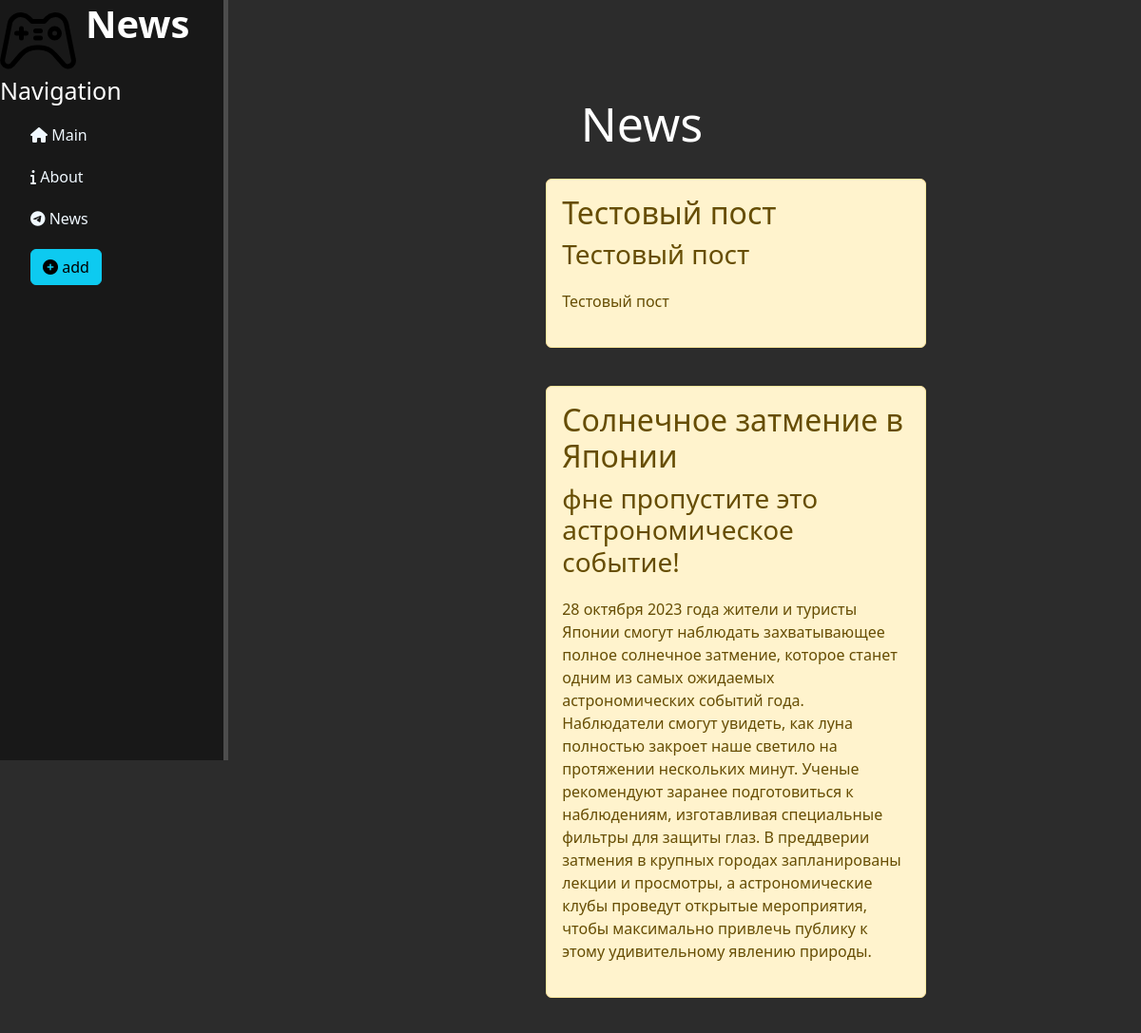
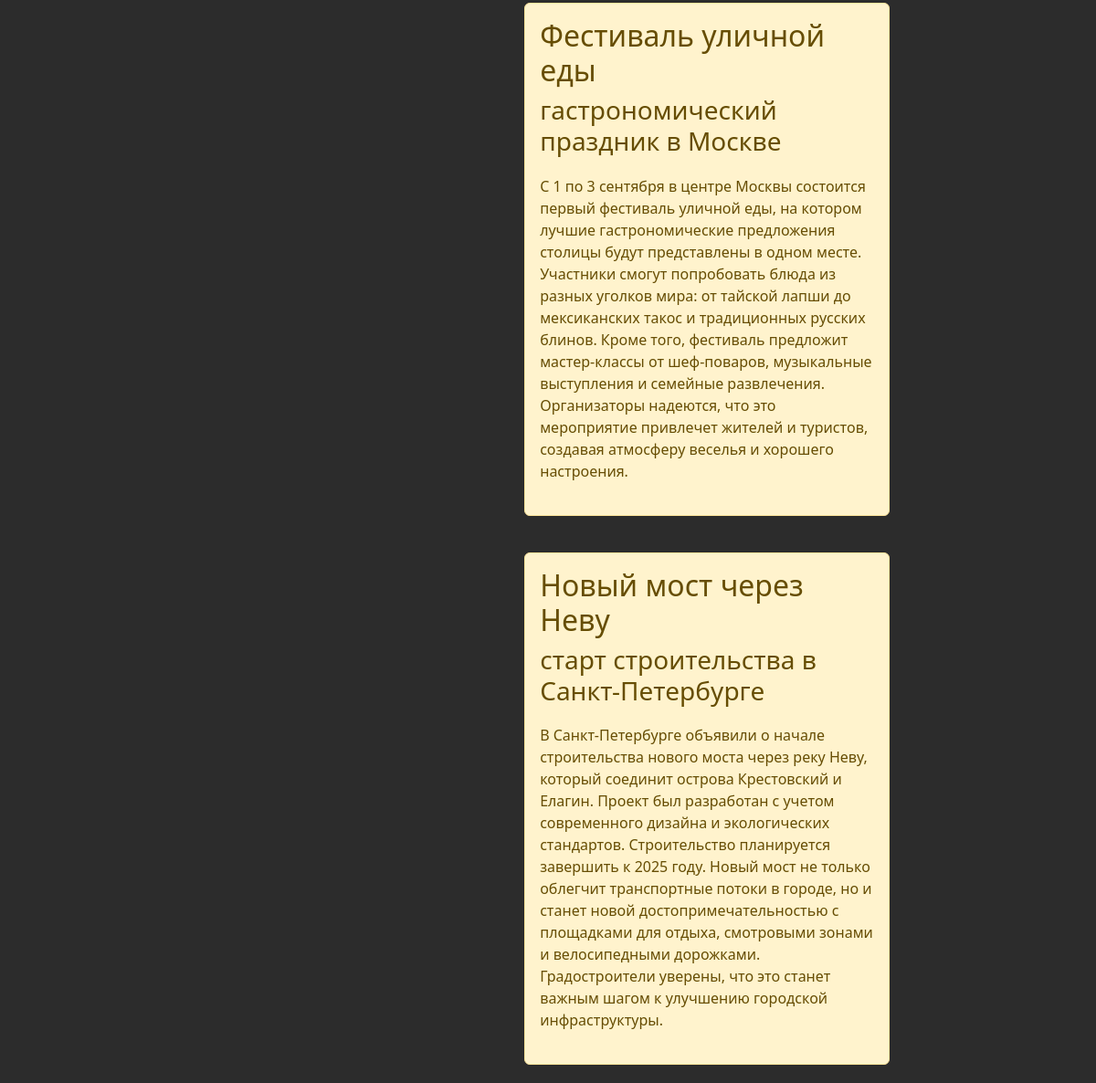
Page /news/ on the committed database (2 pictures, top to bottom).
### news/models.py (models this page shows, shortened)
class Article(models.Model):
    title = models.CharField('Name', max_length=50)
    anons = models.CharField('Anons', max_length=250)
    full_text = models.TextField('Text')
    data = models.DateTimeField('Data publication')
    class Meta:
        verbose_name = 'New'
        verbose_name_plural = 'News'

### news/views.py (the view)
# urls.py: path('', views.news_home, name='news'),
def news_home(request):
    news = Article.objects.order_by('-data')
    return render(request, 'news/news.html', {'news': news})

### news/templates/news/news.html (shortened to what this page needs)
{% extends 'main/layout.html' %}
{% block content %}
    <dif class="features">
        <h1>News</h1>
        {% if news %}
            {% for el in news %}
                <div class="alert alert-warning">
                    <h2>{{ el.title }}</h2>
                    <h3>{{el.anons}}</h3>
                    <p>{{ el.full_text}}</p>
                </div>
            {% endfor %}
        {% else %}
            <p>No news today</p>
        {% endif %}
    </dif>
{% endblock %}

### main/templates/main/layout.html (shortened to what this page needs)
{% load static %}
<!DOCTYPE html>
<html lang="ru">
<head>
    <link rel="stylesheet" href="https://cdn.jsdelivr.net/npm/bootstrap@5.3.3/dist/css/bootstrap.min.css">
    <link rel="stylesheet" href="{% static 'main/css/main.css' %}">
    <link rel="stylesheet" href="https://cdnjs.cloudflare.com/ajax/libs/font-awesome/6.5.2/css/all.min.css">
</head>
<body>
    <aside>
        <img src="{% static 'main/img/logo.svg' %}" alt="logo">
        <span class="logo">News</span>
        <h3>Navigation</h3>
        <ul>
            <a href="{% url 'home' %}"><li><i class="fa-solid fa-house"></i> Main</li></a>
            <a href="{% url 'about' %}"><li><i class="fa-solid fa-info"></i> About</li></a>
            <a href="{% url 'news' %}"><li><i class="fa-brands fa-telegram"></i> News</li></a>
            <a href="{% url 'create' %}"><li><buttona class="btn btn-info"><i class="fas fa-plus-circle"></i> add</li></button></a>
        </ul>
    </aside>
    <main>
        {% block content %}
        {% endblock %}
    </main>
</body>
</html>

### main/static/main/css/main.css (style rules this page uses)
body { background: #2c2c2c; }
aside { position: fixed; top: 0; left: 0; background: #181818; width: 20%; height: 100vh; color: #fff; border-right: 5px solid #4d4d4d; overflow-y: auto; }
aside img { width: 80px; float: left; }
aside .logo { font-size: 40px; margin-left: 10px; font-weight: bold; position: relative; top: -5px; }
aside h3 { max-width: 50px; font-size: 25px; }
aside ul { list-style: none; }
aside ul li, aside ul a { color: aliceblue; display: block; margin-top: 20px; transition: transform .6s ease; text-decoration: none; }
main { margin-left: 30%; }
main .features { float: left; color: #fff; margin-top: 100px; text-align: center; width: 75%; }
main .features h1 { font-size: 50px; }
main .features p { max-width: 400px; margin: 20px auto; }
.alert-warning { float: left; clear: both; width: 400px; margin: 20px 34%; text-align: left; }

### rows in the picture
Article: title "Тестовый пост", anons "Тестовый пост", full_text "Тестовый пост"
Article: title "Солнечное затмение в Японии", anons "фне пропустите это астрономическое событие!", full_text "28 октября 2023 года жители и туристы Японии смогут наблюдать захватывающее полное солнечное затмение, которое станет одним из самых ожидаемых астрономических событий года. Наблюдатели смогут увидеть, как луна полностью закроет наше светило на протяжении нескольких минут. Ученые рекомендуют заранее подготовиться к наблюдениям, изготавливая специальные фильтры для защиты глаз. В преддверии затмения в крупных городах запланированы лекции и просмотры, а астрономические клубы проведут открытые мероприятия, чтобы максимально привлечь публику к этому удивительному явлению природы."
Article: title "Фестиваль уличной еды", anons "гастрономический праздник в Москве", full_text "С 1 по 3 сентября в центре Москвы состоится первый фестиваль уличной еды, на котором лучшие гастрономические предложения столицы будут представлены в одном месте. Участники смогут попробовать блюда из разных уголков мира: от тайской лапши до мексиканских такос и традиционных русских блинов. Кроме того, фестиваль предложит мастер-классы от шеф-поваров, музыкальные выступления и семейные развлечения. Организаторы надеются, что это мероприятие привлечет жителей и туристов, создавая атмосферу веселья и хорошего настроения."
Article: title "Новый мост через Неву", anons "старт строительства в Санкт-Петербурге", full_text "В Санкт-Петербурге объявили о начале строительства нового моста через реку Неву, который соединит острова Крестовский и Елагин. Проект был разработан с учетом современного дизайна и экологических стандартов. Строительство планируется завершить к 2025 году. Новый мост не только облегчит транспортные потоки в городе, но и станет новой достопримечательностью с площадками для отдыха, смотровыми зонами и велосипедными дорожками. Градостроители уверены, что это станет важным шагом к улучшению городской инфраструктуры."
